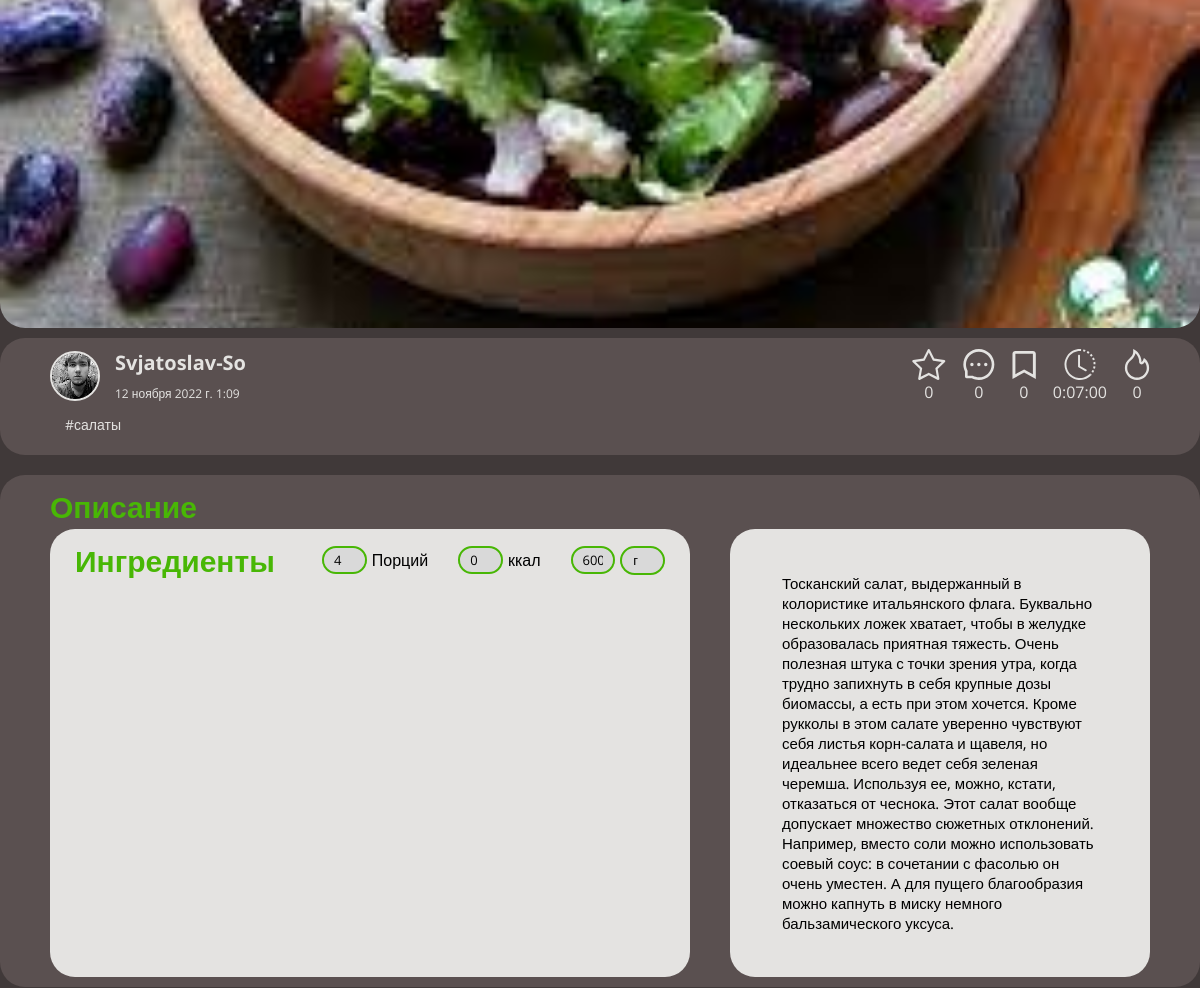
Before: /recipe/salat-iz-krasnoj-fasoli-s-tvorozhnym-syrom-krasnym-lukom-i-sezonnym-salatom (middle part) with the older database file.
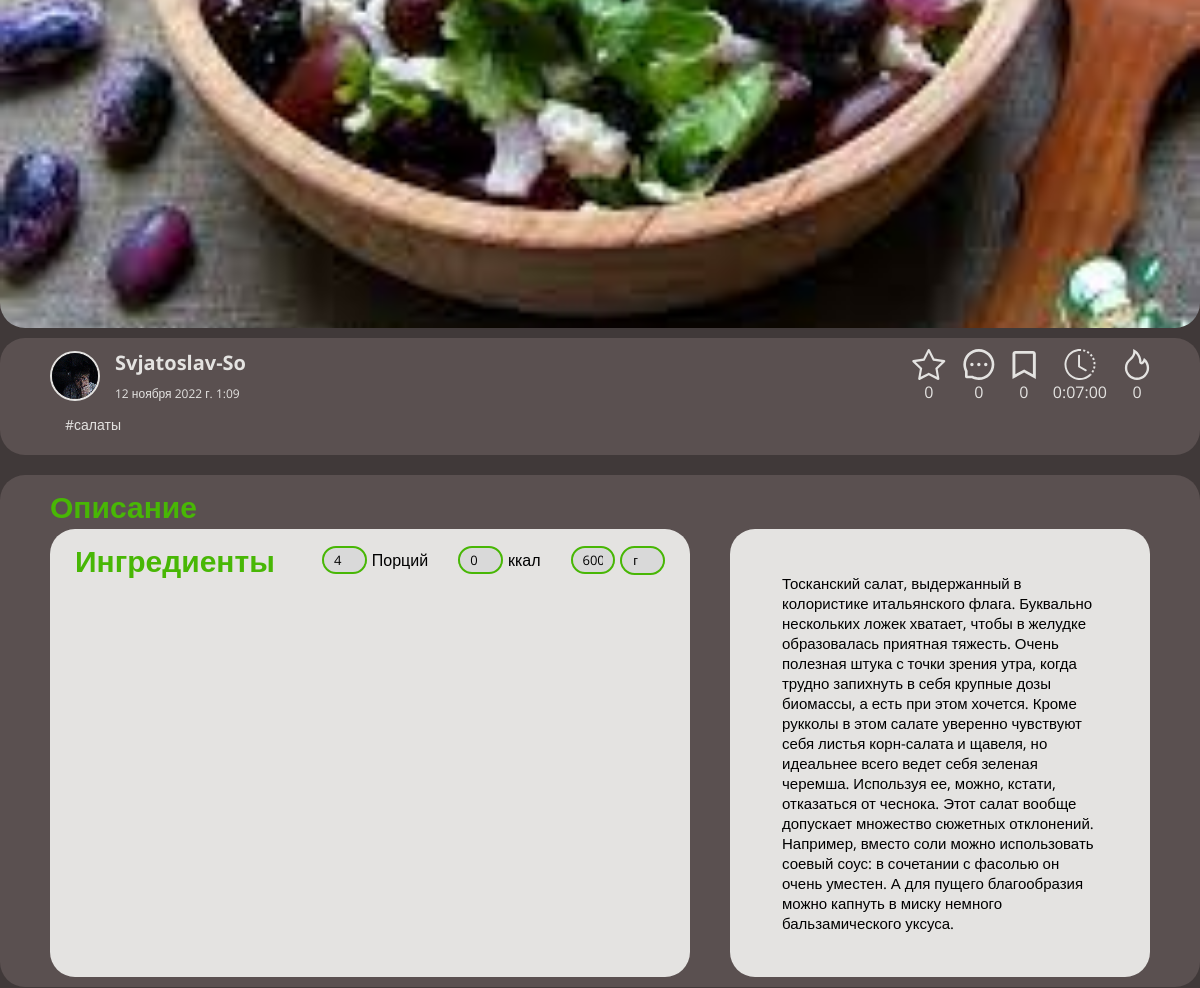
After: the same page with the newer database file.
### main/models.py (models this page shows, shortened)
class Recipe(models.Model):
    GRAM = 'G'
    DIMENSION_TYPES = (
        (GRAM, 'г'),
        ('ML', 'мл'),
    )
    title = models.CharField(max_length=255, verbose_name="Название")
    slug = models.SlugField(max_length=255, unique=True)
    description = models.TextField(verbose_name="Описание")
    cooking_time = models.DurationField(verbose_name="Время приготовления")
    calories = models.PositiveIntegerField(default=0, verbose_name="Калории")
    num_of_servings = models.PositiveSmallIntegerField(verbose_name="Кол-во порций")
    finished_product_weight = models.PositiveSmallIntegerField(verbose_name="Итоговый вес")
    dimension = models.CharField(max_length=5, choices=DIMENSION_TYPES, verbose_name="Размерность", default=GRAM)
    status = models.BooleanField(default=False, verbose_name="Опубликован")
    date_of_creation = models.DateTimeField(auto_now_add=True, verbose_name="Дата создания")
    edit_date = models.DateTimeField(auto_now=True, verbose_name="Дата редактирования")
    num_of_stars = models.PositiveIntegerField(default=0, verbose_name="Звезд")
    num_of_comments = models.PositiveIntegerField(default=0, verbose_name="Комментариев")
    num_of_bookmarks = models.PositiveIntegerField(default=0, verbose_name="Закладок")
    user = models.ForeignKey(User, on_delete=models.CASCADE, verbose_name="Автор")
    categories = models.ManyToManyField('Category', verbose_name="Категория")
    class Meta:
        verbose_name = 'рецепт'
        verbose_name_plural = 'рецепты'
        ordering = ['id']

class Author(models.Model):
    user = models.OneToOneField(User, on_delete=models.CASCADE)
    fathers_name = models.CharField(max_length=500, blank=True, null=True, verbose_name="Отчество")
    phone = models.CharField(max_length=20, blank=True, null=True, verbose_name="Телефон")
    description = models.TextField(blank=True, null=True, verbose_name="О себе")
    photo = models.ImageField(upload_to="photos/users/%Y/%m/%d/", blank=True, null=True, verbose_name="Фото")
    slug = models.SlugField(max_length=255, unique=True)
    liked_recipes = models.ManyToManyField('Recipe', through=LikedRecipe, related_name='liked',
                                           verbose_name="Понравившиеся рецепты")
    my_exceptions = models.ManyToManyField('Product', blank=True, verbose_name="Исключения")
    liked_authors = models.ManyToManyField('self', blank=True, verbose_name="Любимые авторы")
    class Meta:
        verbose_name = 'Автор'
        verbose_name_plural = 'Авторы'
        ordering = ['user']

### main/views.py (the view)
# urls.py: path('recipe/<slug:recipe_slug>', views.recipe, name="recipe")
def recipe(request, recipe_slug):
    recp = get_object_or_404(Recipe, slug=recipe_slug)
    context = {
        'recipe': recp,
    }
    return render(request, 'main/recipe.html', context=context)

### main/templates/main/recipe.html (shortened to what the changed rows need)
{% extends "main/base_generic.html" %}
{% load static %}
{% block main_content %}
    <section class="section recipe-info" id="recipe-info">
        <div class="container">
            <div class="recipe-color-wrapper">
                <div class="recipe-info-inner">
                    <a href="#" class="card__recipe-autor ">
                        <img src="{{ recipe.user.author.photo.url }}" alt="Autor" class="card__recipe-autor-avatar">
                        <div class="card__recipe-inner">
                            <h3 class="card__recipe-autor-name card__recipe-autor-name_light">{{ recipe.user.username|title }}</h3>
                            <span class="card__recipe-time card__recipe-time_light">{{ recipe.date_of_creation }}</span>
                        </div>
                    </a>
                    <div class="card__info recipe-info__info">
                        <div class="card__interaction-wrapper">
                            <div class="card__interaction">
                                <button type="button" class="card__stars card__stars_light"></button>
                                {{ recipe.num_of_stars }}
                            </div>
                            <div class="card__interaction">
                                <button type="button" class="card__comments card__comments_light"></button>
                                {{ recipe.num_of_comments }}
                            </div>
                            <div class="card__interaction">
                                <button type="button" class="card__bookmarks card__bookmarks_light"></button>
                                {{ recipe.num_of_bookmarks }}
                            </div>
                        </div>
                        <div class="card__statistics-wrapper">
                            <div class="card__statistic">
                                <button type="button" class="card__time card__time_light"></button>
                                {{ recipe.cooking_time }}
                            </div>
                            <div class="card__statistic">
                                <button type="button" class="card__calories card__calories_light"></button>
                                {{ recipe.calories }}
                            </div>
                        </div>
                    </div>
                </div>
            </div>
        </div>
    </section>
    <section class="section recipe-desc" id="recipe-desc">
        <div class="container">
            <div class="recipe-color-wrapper">
                <h2 class="section-title section-title_left">Описание</h2>
                <div class="recipe-desc-inner">
                    <form action="#" class="ingredients">
                        <div class="wrapper-flat">
                            <h2 class="section-title section-title_left">Ингредиенты</h2>
                            <div class="total-wrapper">
                                <input size="3" type="text" value="{{recipe.num_of_servings}}" name="c" class="input small-input"
                                    id="servings">
                                <label for="servings">Порций</label>
                                <input size="3" type="text" value="{{recipe.calories}}" name="kcal" class="input small-input" id="kcal">
                                <label for="kcal">ккал</label>
                                <input size="3" type="text" value="{{recipe.finished_product_weight}}" name="total-weight" class="input small-input"
                                    id="total-weight">
                                <select name="total-weight-units" id="total-weight-units"
                                    class="input small-input small-select">
                                    <option value="{{ recipe.dimension }}" selected >{{ recipe.get_dimension_display }}</option>
                                </select>
                            </div>
                        </div>
                    </form>
                    <p class="paragraph recipe-desc__desc">
                        {{ recipe.description }}
                    </p>
                </div>
            </div>
        </div>
    </section>
{% endblock %}

Changed rows visible on the page:
changed through a linked row, Recipe "Svjatoslav-So": user.author.photo: a different picture
